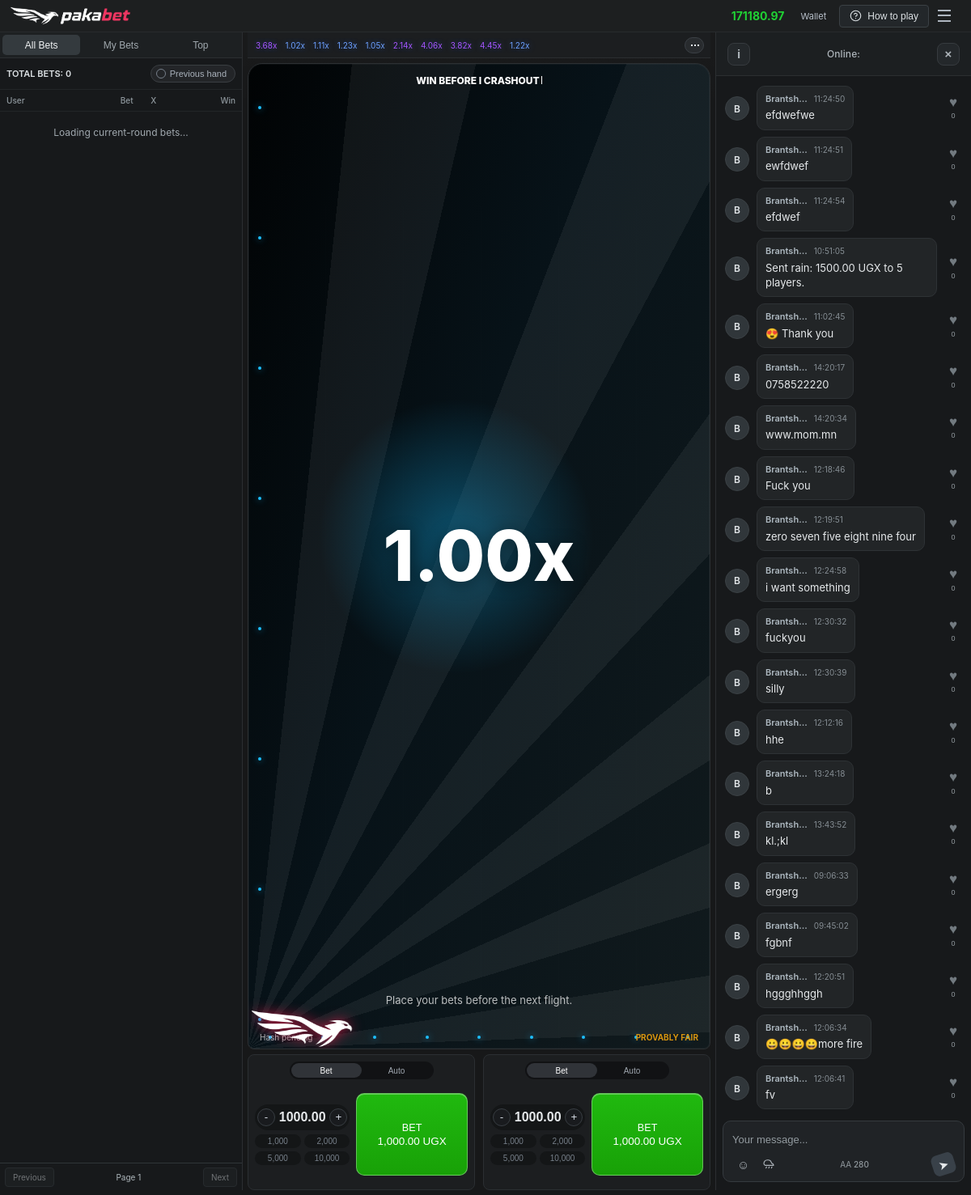
Page /play/ (signed in) on the committed database.
### core/models.py (models this page shows, shortened)
class Profile(models.Model):
    user = models.OneToOneField(User, on_delete=models.CASCADE)
    referral_code = models.UUIDField(default=uuid.uuid4, unique=True, editable=False)
    client_seed = models.CharField(max_length=128, default=generate_client_seed)
    balance = models.DecimalField(max_digits=12, decimal_places=2, default=0)
    currency = models.CharField(max_length=3, default='UGX')
    phone_number = models.CharField(max_length=20, blank=True)
    daily_deposit_limit = models.DecimalField(
        max_digits=12,
        decimal_places=2,
        default=300000,
        validators=[MinValueValidator(Decimal('500.00')), MaxValueValidator(Decimal('10000000.00'))],
    )
    daily_loss_limit = models.DecimalField(max_digits=12, decimal_places=2, default=200000)
    ACCOUNT_STATUS_CHOICES = [
        ('active', 'Active'),
        ('locked', 'Locked'),
        ('banned', 'Banned'),
        ('anonymized', 'Anonymized'),
    ]
    account_status = models.CharField(max_length=12, choices=ACCOUNT_STATUS_CHOICES, default='active')
    account_note = models.CharField(max_length=255, blank=True)
    created_at = models.DateTimeField(auto_now_add=True)

class GameRound(models.Model):
    STATUS_CHOICES = [
        ('betting', 'Betting'),
        ('flying', 'Flying'),
        ('crashed', 'Crashed'),
        ('void', 'Void'),
    ]
    public_id = models.CharField(max_length=24, unique=True, db_index=True)
    created_by = models.ForeignKey(
        User,
        on_delete=models.SET_NULL,
        null=True,
        blank=True,
        related_name='created_game_rounds',
    )
    server_seed_hash = models.CharField(max_length=64)
    server_seed_private = models.CharField(max_length=128, blank=True)
    server_seed = models.CharField(max_length=128, blank=True)
    client_seed = models.CharField(max_length=128)
    crash_point = models.DecimalField(max_digits=8, decimal_places=2)
    house_edge = models.DecimalField(max_digits=5, decimal_places=4, default=Decimal('0.0100'))
    status = models.CharField(max_length=10, choices=STATUS_CHOICES, default='flying')
    betting_ends_at = models.DateTimeField(null=True, blank=True)
    bet_count = models.PositiveIntegerField(default=0)
    winning_bet_count = models.PositiveIntegerField(default=0)
    started_at = models.DateTimeField(default=timezone.now)
    crashed_at = models.DateTimeField(null=True, blank=True)
    revealed_at = models.DateTimeField(null=True, blank=True)
    class Meta:
        ordering = ['-started_at']
        indexes = [
            models.Index(fields=['-started_at']),
            models.Index(fields=['status', '-started_at']),
        ]

class ChatMessage(models.Model):
    user = models.ForeignKey(User, on_delete=models.CASCADE, related_name='chat_messages')
    message = models.CharField(max_length=280)
    flagged = models.BooleanField(default=False)
    created_at = models.DateTimeField(auto_now_add=True)
    class Meta:
        ordering = ['-created_at']

### core/views.py (the view, shortened to what this page needs)
# urls.py: path('play/', views.play, name='play'),
@login_required
def play(request):
    profile = get_object_or_404(Profile, user=request.user)
    highest_stakers = GameSession.objects.filter(stake__gt=0).order_by('-stake')[:6]
    recent_sessions = GameSession.objects.filter(user=request.user).order_by('-created_at')[:5]
    recent_crashes = GameRound.objects.filter(status='crashed').order_by('-crashed_at', '-started_at')[:10]
    chat_messages = _recent_chat_messages()
    if request.method == 'GET':
        return render(request, 'core/play.html', {
            'profile': profile,
            'maximum_bet': MAXIMUM_BET_AMOUNT,
            'maximum_win': f'{MAXIMUM_WIN_AMOUNT:,.2f}',
            'recent_sessions': recent_sessions,
            'highest_stakers': highest_stakers,
            'recent_crashes': recent_crashes,
            'chat_messages': chat_messages,
            'chat_form': ChatMessageForm(),
        })

### core/templates/core/play.html (shortened to what this page needs)
{% extends 'core/base.html' %}
{% load static %}
{% block content %}
<div class="aviator-play-page">
    <header class="aviator-topbar">
        <a class="game-brand" href="{% url 'play' %}" aria-label="{{ platform_name }} home">
            {% if platform_branding and platform_branding.logo %}<img src="{{ platform_branding.logo.url }}" alt="{{ platform_name }}">{% else %}<img src="{% static 'pakabet logo-02.png' %}" alt="{{ platform_name }}">{% endif %}
        </a>
        <div class="topbar-right">
            <div class="balance-pill" id="play-balance">
                {% if user.is_authenticated %}
                <strong>{{ profile.balance|floatformat:2 }}</strong>
                {% else %}
                <strong>Guest</strong>
                <span>Log in to play</span>
                {% endif %}
            </div>
            {% if user.is_authenticated %}
            <a class="wallet-link" href="{% url 'wallet' %}">Wallet</a>
            {% else %}
            <a class="wallet-link" href="{% url 'login' %}?next={% url 'wallet' %}">Log in</a>
            {% endif %}
            <button class="help-chip" type="button" data-aviator-modal-open="how-to-play">
                <svg class="ui-icon" aria-hidden="true"><use href="#icon-help"></use></svg>
                <span>How to play</span>
            </button>
            <button class="menu-button" id="aviator-menu-button" type="button" aria-label="Menu" aria-expanded="false">
                <span></span>
                <span></span>
                <span></span>
            </button>
        </div>
    </header>
    <section class="aviator-shell">
        <aside class="live-bets-panel">
            <div class="panel-tabs" role="tablist" aria-label="Bet history">
                <button class="panel-tab active" id="ledger-tab-all" type="button" role="tab" aria-selected="true" aria-controls="ledger-list" tabindex="0" data-ledger-tab="all">All Bets</button>
                <button class="panel-tab" id="ledger-tab-mine" type="button" role="tab" aria-selected="false" aria-controls="ledger-list" tabindex="-1" data-ledger-tab="mine">My Bets</button>
                <button class="panel-tab" id="ledger-tab-top" type="button" role="tab" aria-selected="false" aria-controls="ledger-list" tabindex="-1" data-ledger-tab="top">Top</button>
            </div>
            <div class="total-bets-line">
                <strong>TOTAL BETS: <span id="total-bets-count">0</span></strong>
                <button class="previous-hand" type="button">
                    <span class="clock-dot"></span>
                    Previous hand
                </button>
            </div>
            <div class="ledger-head">
                <span>User</span>
                <span>Bet</span>
                <span>X</span>
                <span>Win</span>
            </div>
            <div class="ledger-list" id="ledger-list" role="tabpanel" aria-labelledby="ledger-tab-all" tabindex="0">
                <div class="ledger-empty">Loading current-round bets...</div>
            </div>
            <nav class="ledger-pagination" aria-label="Bet list pages">
                <button type="button" id="ledger-previous" disabled>Previous</button>
                <span id="ledger-page-status" aria-live="polite">Page 1</span>
                <button type="button" id="ledger-next" disabled>Next</button>
            </nav>
        </aside>
        <main class="aviator-main">
            <div class="round-strip" aria-label="Round history">
                <div class="round-history-header">
                    <button class="round-history-toggle" type="button" aria-label="Expand odds history" aria-expanded="false" aria-controls="round-history-list"></button>
                </div>
                <div class="round-history-list" id="round-history-list" aria-label="Recent odds">
                    {% for session in recent_crashes %}
                        <span class="round-pill {% if session.crash_point >= 10 %}hot{% elif session.crash_point >= 2 %}mid{% endif %}" data-round-id="{{ session.public_id }}">
                            {{ session.crash_point|floatformat:2 }}x
                        </span>
                    {% empty %}
                        <span class="round-history-empty">No completed rounds yet.</span>
                    {% endfor %}
                </div>
            </div>
            <section class="flight-stage" aria-live="polite">
                <div class="fun-mode" aria-label="WIN BEFORE I CRASHOUT">
                    <span class="fun-mode__text" aria-hidden="true">WIN BEFORE I CRASHOUT</span>
                </div>
                <div class="stage-grid"></div>
                <div class="height-markers">
                    <span></span><span></span><span></span><span></span><span></span><span></span><span></span>
                </div>
                <div class="ground-markers">
                    <span></span><span></span><span></span><span></span><span></span><span></span><span></span>
                </div>
                <svg class="flight-trail" id="flight-curve" viewBox="0 0 100 100" preserveAspectRatio="none" aria-hidden="true">
                    <path class="flight-trail__fill" id="flight-fill"></path>
                    <path class="flight-trail__line" id="flight-line"></path>
                </svg>
                <div class="plane-silhouette" id="plane-silhouette">
                    <img class="plane-logo" src="{% static 'pakabet logo-03.png' %}" alt="" aria-hidden="true">
                </div>
                <strong class="stage-multiplier" id="multiplier">1.00x</strong>
                <p class="stage-message" id="game-message">Place your bets before the next flight.</p>
                <div class="fairness-strip" id="fairness-strip">
                    <span>Hash pending</span>
                    <strong>Provably fair</strong>
                </div>
            </section>
            <section class="betting-dock" id="play-form" data-play-widget>
                {% if user.is_authenticated %}
                <div class="bet-slip aviator-bet-slip">
                    <div class="bet-slip-tabs">
                        <button class="bet-mode-toggle active" type="button" data-mode="manual">Bet</button>
                        <button class="bet-mode-toggle" type="button" data-mode="auto">Auto</button>
                    </div>
                    <div class="bet-slip-body">
                        <div class="amount-column">
                            <div class="amount-stepper">
                                <button class="amount-minus" type="button" aria-label="Decrease bet">-</button>
                                <input class="stake-input" type="number" min="1" step="0.01" value="1000.00" aria-label="Bet amount">
                                <button class="amount-plus" type="button" aria-label="Increase bet">+</button>
                            </div>
                            <div class="quick-stakes">
                                <button type="button" data-stake="1000">1,000</button>
                                <button type="button" data-stake="2000">2,000</button>
                                <button type="button" data-stake="5000">5,000</button>
                                <button type="button" data-stake="10000">10,000</button>
                            </div>
                        </div>
                        <button class="bet-action start-bet" type="button">
                            <span>BET</span>
                            <strong>1,000.00 {{ profile.currency }}</strong>
                        </button>
                    </div>
                </div>
                <div class="bet-slip aviator-bet-slip">
                    <div class="bet-slip-tabs">
                        <button class="bet-mode-toggle active" type="button" data-mode="manual">Bet</button>
                        <button class="bet-mode-toggle" type="button" data-mode="auto">Auto</button>
                    </div>
                    <div class="bet-slip-body">
                        <div class="amount-column">
                            <div class="amount-stepper">
                                <button class="amount-minus" type="button" aria-label="Decrease bet">-</button>
                                <input class="stake-input" type="number" min="1" step="0.01" value="1000.00" aria-label="Bet amount">
                                <button class="amount-plus" type="button" aria-label="Increase bet">+</button>
                            </div>
                            <div class="quick-stakes">
                                <button type="button" data-stake="1000">1,000</button>
                                <button type="button" data-stake="2000">2,000</button>
                                <button type="button" data-stake="5000">5,000</button>
                                <button type="button" data-stake="10000">10,000</button>
                            </div>
                        </div>
                        <button class="bet-action start-bet" type="button">
                            <span>BET</span>
                            <strong>1,000.00 {{ profile.currency }}</strong>
                        </button>
                    </div>
                </div>
                {% endif %}
            </section>
        </main>
        <aside class="right-chat-panel" data-chat-panel>
            <header class="chat-topbar">
                <button class="chat-icon-button" type="button" data-chat-rules-open aria-label="Chat rules">i</button>
                <span>Online: <strong id="chat-online-count" data-url="{% url 'online_count' %}">{{ online_count }}</strong></span>
                <button class="chat-icon-button" type="button" data-chat-collapse aria-label="Close chat">&times;</button>
            </header>
            <div class="chat-feed" id="chat-list" aria-live="polite">
                {% for chat in chat_messages %}
                    <article class="chat-row">
                        <span class="chat-avatar">{{ chat.user.username|slice:":1"|upper }}</span>
                        <div class="chat-bubble">
                            <div class="chat-meta"><strong>{{ chat.user.username|truncatechars:8 }}</strong><time>{{ chat.created_at|date:"H:i:s" }}</time></div>
                            <p>{{ chat.message }}</p>
                        </div>
                        {% if user.is_authenticated %}
                            <button class="chat-like" type="button" data-message-id="{{ chat.id }}" aria-label="Like"><span>&hearts;</span><b>{{ chat.reaction_count|default:0 }}</b></button>
                        {% else %}
                            <span class="chat-like chat-like-count" role="img" aria-label="{{ chat.reaction_count|default:0 }} reactions"><span>&hearts;</span><b>{{ chat.reaction_count|default:0 }}</b></span>
                        {% endif %}
                    </article>
                {% empty %}
                    <div class="chat-empty">No chat messages yet.</div>
                {% endfor %}
            </div>
            {% if user.is_authenticated %}
            <form class="chat-form" id="chat-form">
                <label class="chat-text-wrap">
                    {{ chat_form.message }}
                </label>
                <div class="chat-tools">
                    <button type="button" data-chat-emoji aria-label="Emoji">&#9786;</button>
                    <button type="button" data-chat-rain-open aria-label="Make it rain">
                        <svg class="ui-icon rain-icon" viewBox="0 0 24 24" aria-hidden="true">
                            <path d="M3 11.2a7.2 7.2 0 0 1 14.3-1.1A4.2 4.2 0 0 1 21 14H5.7A3.7 3.7 0 0 1 3 11.2Z"/>
                            <path d="m8 17-1 2m6-2-1 2m6-2-1 2"/>
                        </svg>
                    </button>
                    <span>AA <b id="chat-char-count">160</b></span>
                    <button type="submit" aria-label="Send message">&#10148;</button>
                </div>
            </form>
            {% else %}
            <div class="guest-chat-prompt">
                <a href="{% url 'login' %}?next={% url 'play' %}">Log in to join the chat</a>
            </div>
            {% endif %}
        </aside>
    </section>
</div>
{% endblock %}

### rows in the picture
Profile: balance "171180.97", currency "UGX"
GameRound: crash_point "3.68"
GameRound: crash_point "1.02"
GameRound: crash_point "1.11"
GameRound: crash_point "1.23"
GameRound: crash_point "1.05"
GameRound: crash_point "2.14"
GameRound: crash_point "4.06"
GameRound: crash_point "3.82"
GameRound: crash_point "4.45"
GameRound: crash_point "1.22"
ChatMessage: user.username "B", user.username "Brantsh…", created_at "11:24:50", message "efdwefwe", reaction_count "0"
ChatMessage: user.username "B", user.username "Brantsh…", created_at "11:24:51", message "ewfdwef", reaction_count "0"
ChatMessage: user.username "B", user.username "Brantsh…", created_at "11:24:54", message "efdwef", reaction_count "0"
ChatMessage: user.username "B", user.username "Brantsh…", created_at "10:51:05", message "Sent rain: 1500.00 UGX to 5 players.", reaction_count "0"
ChatMessage: user.username "B", user.username "Brantsh…", created_at "11:02:45", message "😍 Thank you", reaction_count "0"
ChatMessage: user.username "B", user.username "Brantsh…", created_at "14:20:17", message "0758522220", reaction_count "0"
ChatMessage: user.username "B", user.username "Brantsh…", created_at "14:20:34", message "www.mom.mn", reaction_count "0"
ChatMessage: user.username "B", user.username "Brantsh…", created_at "12:18:46", message "Fuck you", reaction_count "0"
ChatMessage: user.username "B", user.username "Brantsh…", created_at "12:19:51", message "zero seven five eight nine four", reaction_count "0"
ChatMessage: user.username "B", user.username "Brantsh…", created_at "12:24:58", message "i want something", reaction_count "0"
ChatMessage: user.username "B", user.username "Brantsh…", created_at "12:30:32", message "fuckyou", reaction_count "0"
ChatMessage: user.username "B", user.username "Brantsh…", created_at "12:30:39", message "silly", reaction_count "0"
ChatMessage: user.username "B", user.username "Brantsh…", created_at "12:12:16", message "hhe", reaction_count "0"
ChatMessage: user.username "B", user.username "Brantsh…", created_at "13:24:18", message "b", reaction_count "0"
ChatMessage: user.username "B", user.username "Brantsh…", created_at "13:43:52", message "kl.;kl", reaction_count "0"
ChatMessage: user.username "B", user.username "Brantsh…", created_at "09:06:33", message "ergerg", reaction_count "0"
ChatMessage: user.username "B", user.username "Brantsh…", created_at "09:45:02", message "fgbnf", reaction_count "0"
ChatMessage: user.username "B", user.username "Brantsh…", created_at "12:20:51", message "hggghhggh", reaction_count "0"
ChatMessage: user.username "B", user.username "Brantsh…", created_at "12:06:34", message "😀😀😀😀more fire", reaction_count "0"
ChatMessage: user.username "B", user.username "Brantsh…", created_at "12:06:41", message "fv", reaction_count "0"
